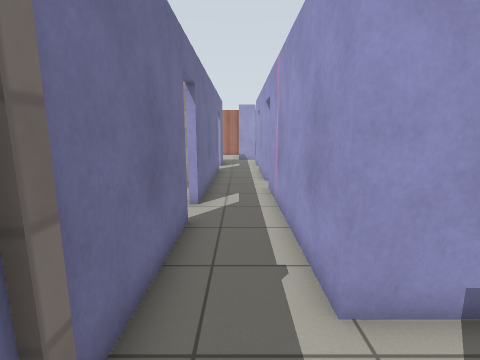
View 1 (above)

24 first-person views from a walk through a robot-simulator world made for Gazebo. The camera is 1.2 m above the floor, tilts 10° down and sees 85° across. The floor is counted in squares, 0.5 m on a side. Each view is taken from the middle of a square. On the plan, view 1 faces up. The plan holds only what a view shows up to about 17 squares ahead; the rest is blank. Simple patterns stand in for the simulator's built-in surfaces.

View 2
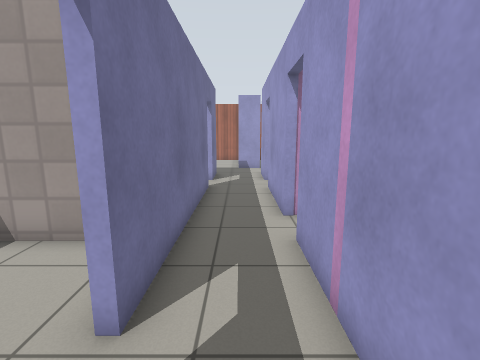

View 3
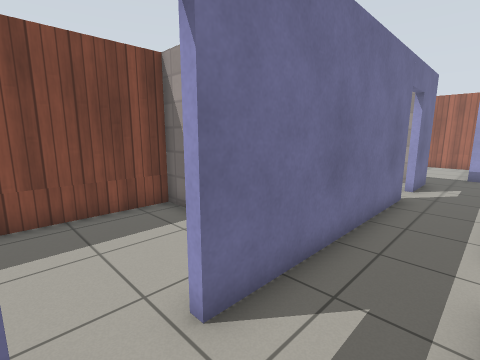

View 4
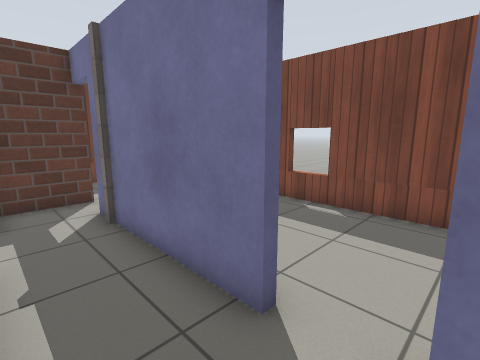

View 5
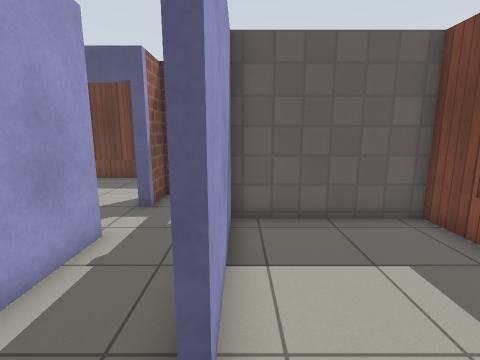

View 6
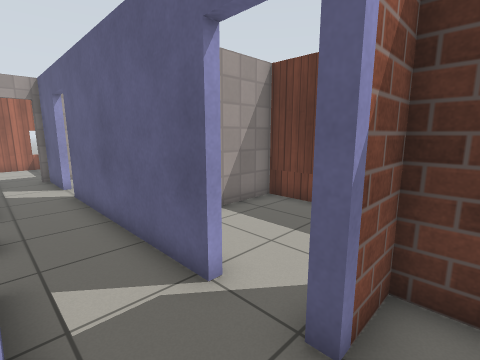

View 7
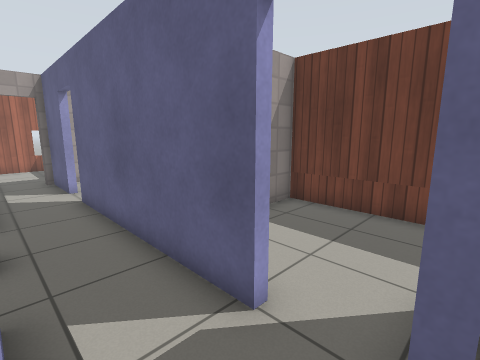

View 8
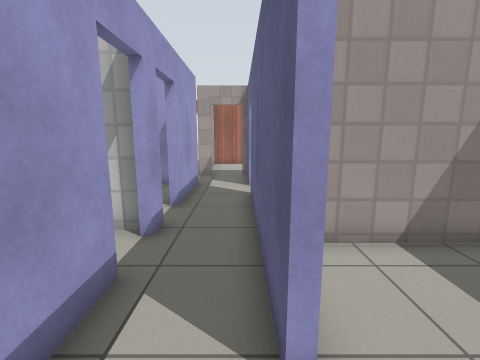

View 9
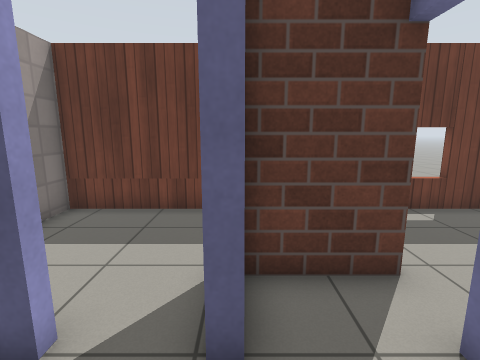

View 10
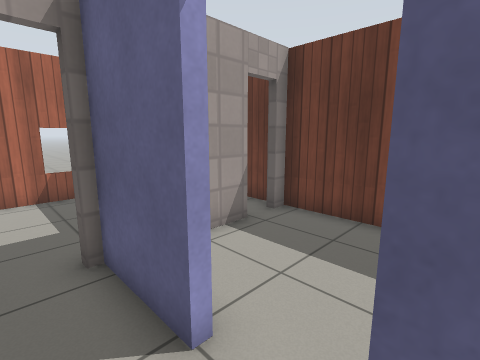

View 11
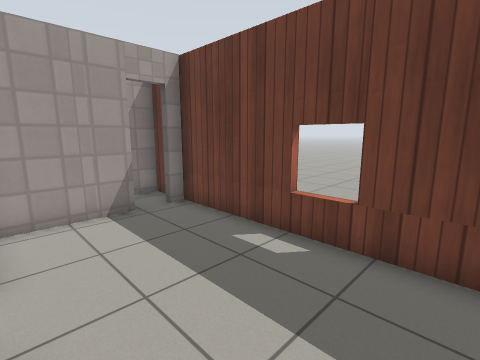

View 12
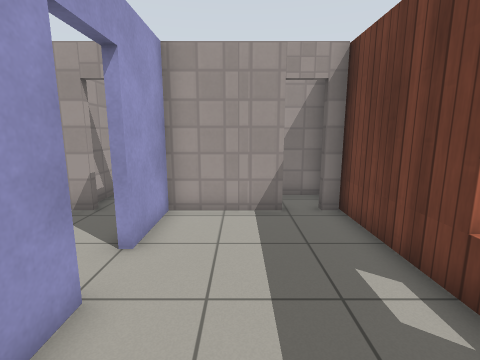

View 13
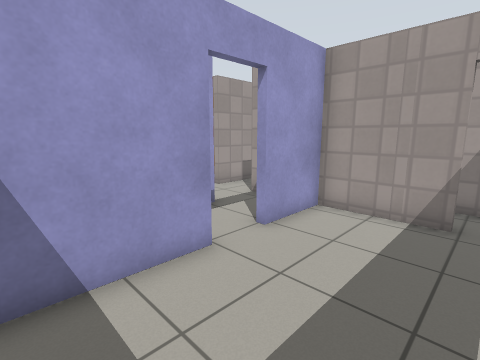

View 14
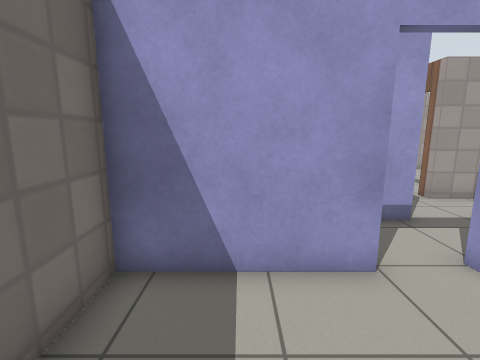

View 15
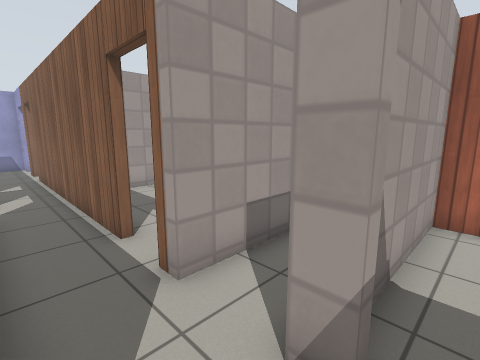

View 16
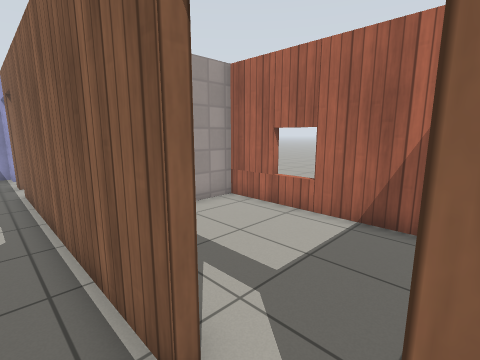

View 17
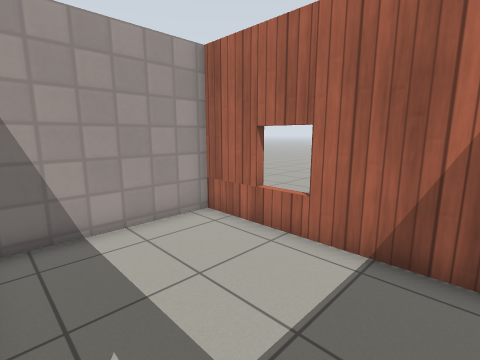

View 18
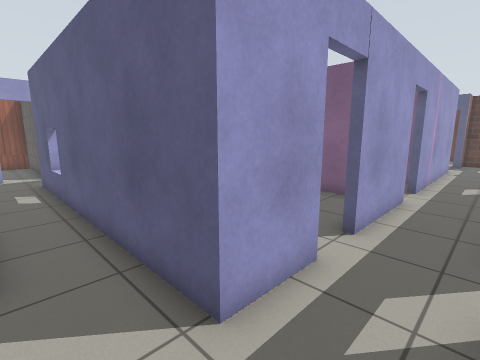

View 19
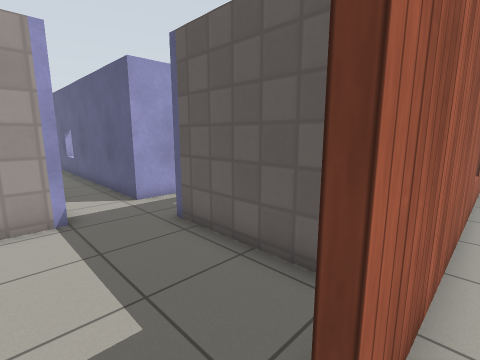

View 20
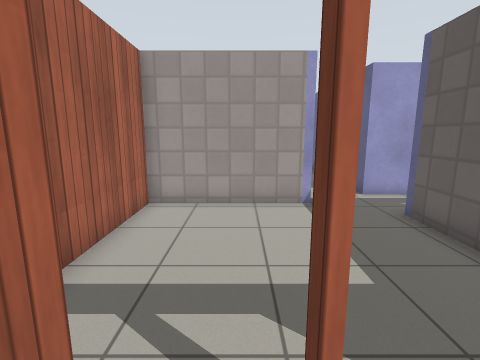

View 21
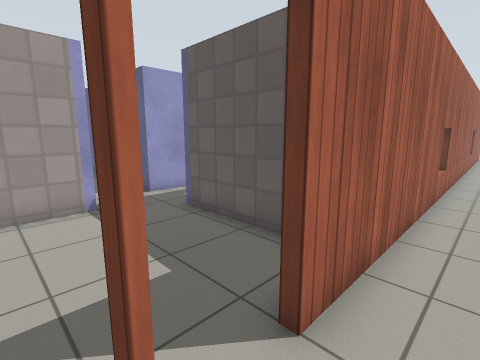

View 22
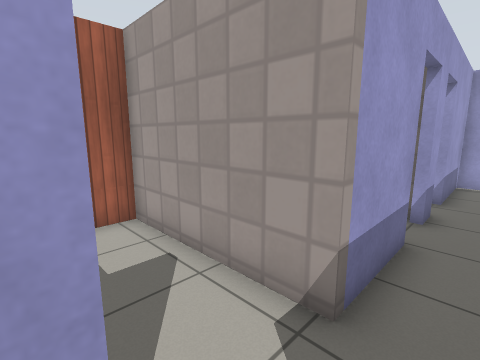

View 23
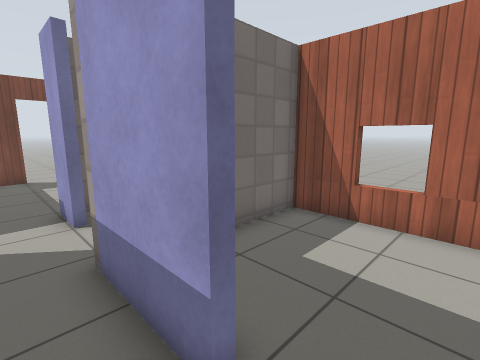

View 24
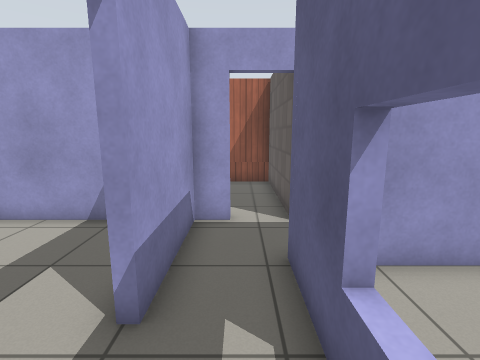

### Floor plan
Points are (right, up) in squares from view 1. A wall is a line through its corners. A room is listed if a view was taken in it or the views show most of it. See-through windows are left out.
Room 1 (views 1, 2, 3, 4, 6, 7, 8, 9)
walls: (-1.4, 7) (-1.4, 1.8); (1.3, 3.1) (1.3, 11.8); (-1.3, 1.9) (-1.3, 1.4); (-1.4, 1.5) (-1.4, 0.4); (-1.4, 11.5) (-1.4, 8.8); (-1.9, -1.1) (1, -1.1) (1, 0.6) (1.4, 0.6)
ways out: open door at (-1.7, 7.7) to room 2; opening at (2, 2) to room 3; opening at (0, 11) to room 10; open door at (-1.5, -0.5)
Room 2 (view 5)
walls: (-2.3, 11.6) (-7.2, 11.6) (-7.2, 1.8) (-1.7, 1.8) (-1.7, 7)
ways out: open door at (-1.7, 7.7) to room 1
Room 3 (views 10, 15)
walls: (7.9, 3.1) (6.9, 3.1); (5.1, 3.1) (1.3, 3.1); (3.1, 0.6) (11.5, 0.6); (13.1, 0.6) (16.1, 0.6); (13.9, 3.1) (9.5, 3.1)
ways out: opening at (2, 2) to room 1; open door at (12.3, 0.3) to room 4; opening at (15, 3); open door at (2.3, 0.3); open door at (7, 3); open door at (16, 1.5)
Room 4 (views 11, 12, 13, 14)
walls: (11.5, 0.3) (6.8, 0.3) (6.8, -2); (8, -5.2) (16, -5.2); (16, -3.4) (16, 0.3) (13.1, 0.3)
ways out: open door at (12.3, 0.3) to room 3; open door at (16, -4) to room 11
Room 5 (views 16, 23, 24)
walls: (16, 20.5) (16, 21.6); (16, 23.3) (16, 24.3) (11.9, 24.3); (10.2, 24.3) (9.1, 24.3); (7.5, 22.1) (13.9, 22.1); (16, 8) (16, 18.9); (16, 5.5) (16, 6.3)
ways out: open door at (16, 7.5) to room 6; opening at (8, 23) to room 9; opening at (15, 5); open door at (8.3, 24.3); open door at (11.3, 24.3); open door at (14, 12.5); open door at (14, 15.5); open door at (16, 19.5); open door at (16, 22.5)
Room 6 (view 17)
walls: (22.2, 7) (22.2, 13.7) (17, 13.7)
ways out: open door at (16, 7.5) to room 5
Room 7 (view 18)
walls: (-0.1, 24.5) (-0.1, 30.2) (-4.8, 30.2); (-7.2, 24.5) (-7.2, 23.5); (-6, 22.1) (-1.4, 22.1)
ways out: open door at (-7, 26.5) to room 8; opening at (1, 23.5) to room 9; opening at (0, 22) to room 10
Room 8 (views 19, 20, 21)
walls: (-7.5, 3.9) (-7.5, 24.5)
ways out: open door at (-7, 26.5) to room 7
Room 9 (view 22)
walls: (1.5, 24.5) (-0.1, 24.5); (1.3, 22.1) (7.5, 22.1); (7.4, 24.3) (4, 24.3) (4, 30.2) (2.9, 30.2)
ways out: opening at (8, 23) to room 5; opening at (1, 23.5) to room 7
Room 10 (no view inside)
walls: (-1.4, 17.9) (-1.4, 11.5); (1.3, 19.5) (1.3, 22.1); (1.3, 13.4) (1.3, 17.9); (-1.4, 22.1) (-1.4, 19.5)
ways out: opening at (0, 11) to room 1; opening at (0, 22) to room 7; open door at (-1.7, 18.7); open door at (1.3, 18.7); open door at (1.5, 12.5)
Room 11 (no view inside)
walls: (16.8, -5.2) (18.1, -5.2) (18.1, -3.1)
ways out: open door at (16, -4) to room 4

Where each view was taken, in squares from view 1:
view 1: 0 up, 0 right, facing up
view 2: 6 up, 0 right, facing up
view 3: 7 up, 1 right, facing up-left
view 4: 9 up, 1 right, facing down-left
view 5: 9 up, 2 left, facing down
view 6: 3 up, 0 right, facing down-right
view 7: 3 up, 1 right, facing down-right
view 8: 1 up, 1 right, facing right
view 9: 3 up, 1 right, facing down
view 10: 2 up, 11 right, facing down-right
view 11: 0 up, 8 right, facing down-right
view 12: 2 down, 8 right, facing right
view 13: 4 down, 8 right, facing up-right
view 14: 4 down, 9 right, facing up
view 15: 2 up, 14 right, facing up-right
view 16: 6 up, 15 right, facing up-right
view 17: 7 up, 17 right, facing up-right
view 18: 24 up, 1 left, facing down-right
view 19: 26 up, 8 left, facing down-right
view 20: 27 up, 9 left, facing right
view 21: 27 up, 9 left, facing down-right
view 22: 23 up, 1 right, facing up-right
view 23: 23 up, 9 right, facing up-left
view 24: 23 up, 9 right, facing right
